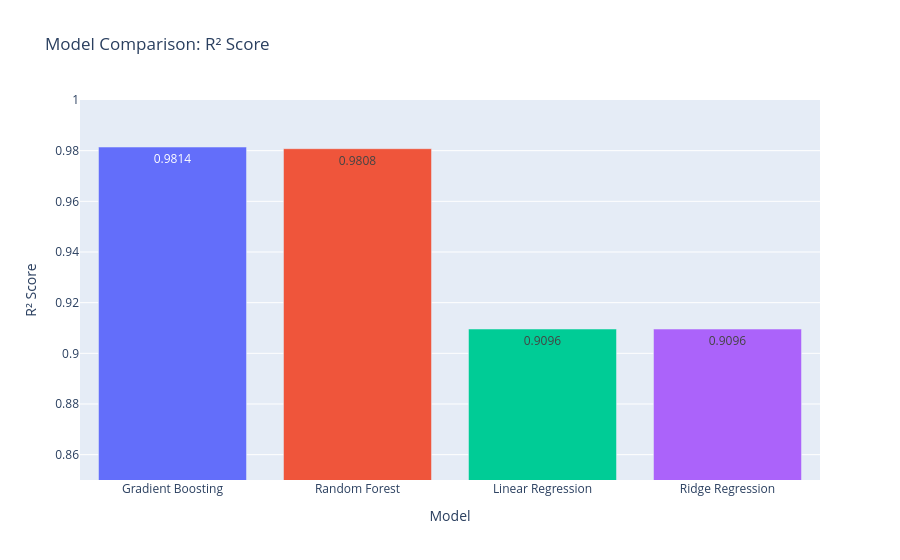

Write notebook code for a chart like this one.
### Code cell
fig = px.bar(results_df, x='Model', y='R2', color='Model', title='Model Comparison: R² Score',
             text_auto='.4f')
fig.update_layout(showlegend=False, yaxis_title='R² Score', yaxis_range=[0.85, 1.0])
fig.show()

### Figure 1 — Plotly figure (JSON) as saved in the notebook; plotly's stock layout.template omitted (floating-point values rounded to 4 significant figures)
{"data": [{"hovertemplate": "Model=%{x}<br>R2=%{y}<extra></extra>", "legendgroup": "Gradient Boosting", "marker": {"color": "#636efa", "pattern": {"shape": ""}}, "name": "Gradient Boosting", "orientation": "v", "showlegend": true, "textposition": "auto", "texttemplate": "%{y:.4f}", "type": "bar", "x": ["Gradient Boosting"], "xaxis": "x", "y": [0.9814], "yaxis": "y"}, {"hovertemplate": "Model=%{x}<br>R2=%{y}<extra></extra>", "legendgroup": "Random Forest", "marker": {"color": "#EF553B", "pattern": {"shape": ""}}, "name": "Random Forest", "orientation": "v", "showlegend": true, "textposition": "auto", "texttemplate": "%{y:.4f}", "type": "bar", "x": ["Random Forest"], "xaxis": "x", "y": [0.9808], "yaxis": "y"}, {"hovertemplate": "Model=%{x}<br>R2=%{y}<extra></extra>", "legendgroup": "Linear Regression", "marker": {"color": "#00cc96", "pattern": {"shape": ""}}, "name": "Linear Regression", "orientation": "v", "showlegend": true, "textposition": "auto", "texttemplate": "%{y:.4f}", "type": "bar", "x": ["Linear Regression"], "xaxis": "x", "y": [0.9096], "yaxis": "y"}, {"hovertemplate": "Model=%{x}<br>R2=%{y}<extra></extra>", "legendgroup": "Ridge Regression", "marker": {"color": "#ab63fa", "pattern": {"shape": ""}}, "name": "Ridge Regression", "orientation": "v", "showlegend": true, "textposition": "auto", "texttemplate": "%{y:.4f}", "type": "bar", "x": ["Ridge Regression"], "xaxis": "x", "y": [0.9096], "yaxis": "y"}], "layout": {"barmode": "relative", "legend": {"title": {"text": "Model"}, "tracegroupgap": 0}, "showlegend": false, "title": {"text": "Model Comparison: R² Score"}, "xaxis": {"anchor": "y", "categoryarray": ["Gradient Boosting", "Random Forest", "Linear Regression", "Ridge Regression"], "categoryorder": "array", "domain": [0, 1], "title": {"text": "Model"}}, "yaxis": {"anchor": "x", "domain": [0, 1], "range": [0.85, 1], "title": {"text": "R² Score"}}}}
